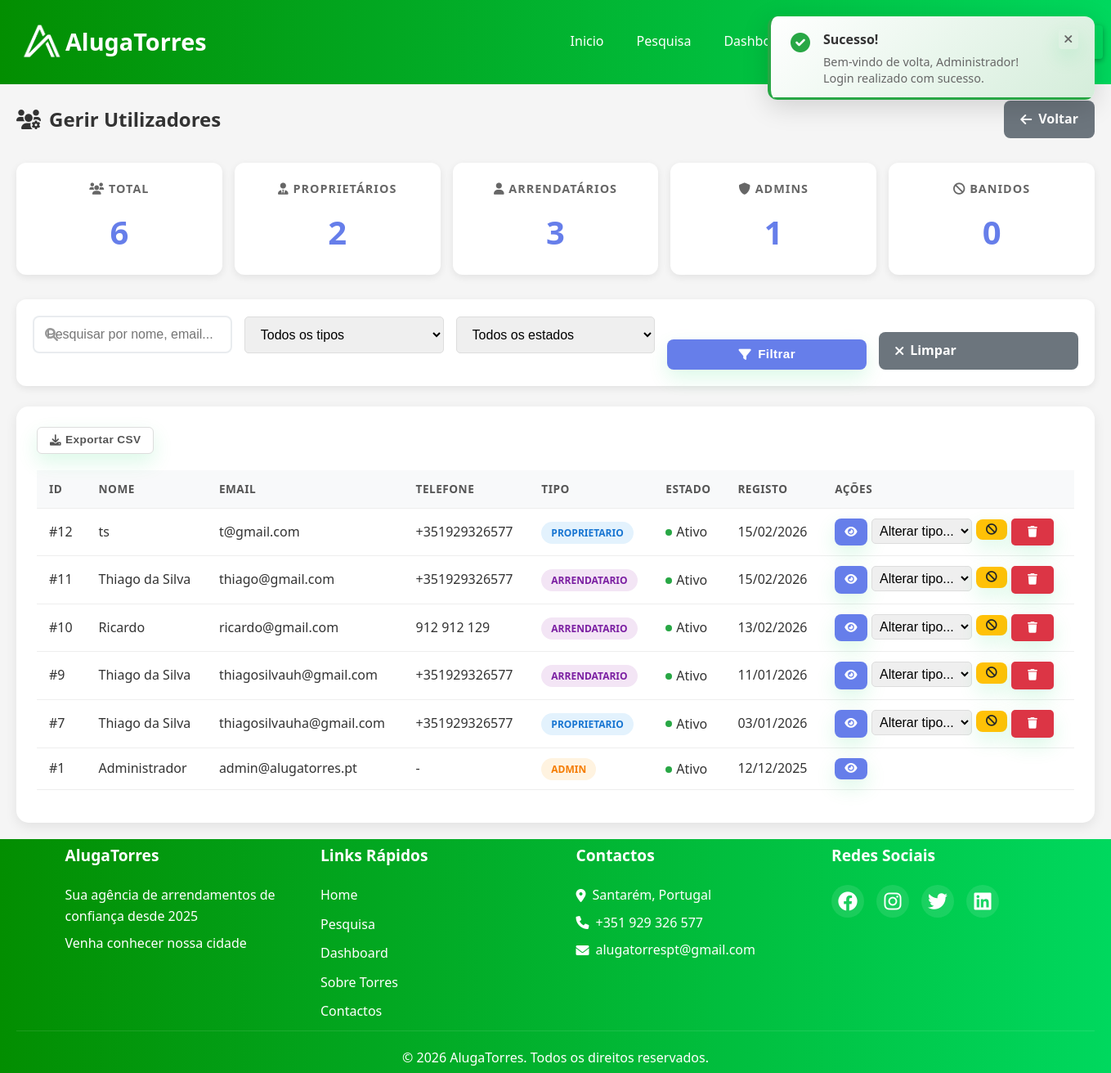
The app's page /admin/utilizadores.php?refreshed=1 (signed in) with its own data.
### tables this page shows
CREATE TABLE `utilizadores` (
  `id` int(11) NOT NULL,
  `utilizador` varchar(100) NOT NULL,
  `email` varchar(255) NOT NULL,
  `palavrapasse_hash` varchar(255) NOT NULL,
  `tipo_utilizador` enum('proprietario','arrendatario','admin') DEFAULT 'arrendatario',
  `telefone` varchar(20) DEFAULT NULL,
  `morada` text DEFAULT NULL,
  `nif` varchar(20) DEFAULT NULL,
  `data_registro` datetime DEFAULT current_timestamp(),
  `ultimo_login` datetime DEFAULT NULL,
  `ativo` tinyint(1) DEFAULT 1,
  `foto_perfil` varchar(255) DEFAULT NULL COMMENT 'Caminho da foto de perfil do utilizador'
);

### backend/check_admin.php (called while the page is built, shortened)
<?php
$admin_id = $_SESSION['user_id'];

### admin/utilizadores.php (the view, shortened to what this page needs)
<?php
require_once __DIR__ . '/../backend/check_admin.php';
$search = $_GET['search'] ?? '';
$where = [];
$params = [];
$types = '';
$where_clause = !empty($where) ? 'WHERE ' . implode(' AND ', $where) : '';
$por_pagina = 20;
$pagina = max(1, intval($_GET['pagina'] ?? 1));
$offset = ($pagina - 1) * $por_pagina;
$count_sql = "SELECT COUNT(*) as total FROM utilizadores $where_clause";
$stmt = $conn->prepare($count_sql);
$stmt->execute();
$total_result = $stmt->get_result()->fetch_assoc();
$total_utilizadores = $total_result['total'];
$sql = "SELECT * FROM utilizadores $where_clause ORDER BY data_registro DESC LIMIT ? OFFSET ?";
$stmt = $conn->prepare($sql);
$params[] = $por_pagina;
$params[] = $offset;
$types .= 'ii';
$stmt->bind_param($types, ...$params);
$stmt->execute();
$utilizadores = $stmt->get_result();
$stats = [];
$result = $conn->query("SELECT COUNT(*) as total FROM utilizadores WHERE tipo_utilizador = 'proprietario'");
$stats['proprietarios'] = $result->fetch_assoc()['total'];
$result = $conn->query("SELECT COUNT(*) as total FROM utilizadores WHERE tipo_utilizador = 'arrendatario'");
$stats['arrendatarios'] = $result->fetch_assoc()['total'];
$result = $conn->query("SELECT COUNT(*) as total FROM utilizadores WHERE tipo_utilizador = 'admin'");
$stats['admins'] = $result->fetch_assoc()['total'];
$result = $conn->query("SELECT COUNT(*) as total FROM utilizadores WHERE ativo = 0");
$stats['banidos'] = $result->fetch_assoc()['total'];
?>
<!DOCTYPE html>
<html lang="pt">
<head>
    <link rel="stylesheet" href="https://cdnjs.cloudflare.com/ajax/libs/font-awesome/6.0.0/css/all.min.css">
    <link rel="stylesheet" href="../style/style.css">
    <link rel="stylesheet" href="admin_style.css">
</head>
<body>
    <?php include '../header.php'; ?>
    <main class="admin-main">
        <div class="page-header">
            <h2><i class="fas fa-users-cog"></i> Gerir Utilizadores</h2>
            <div class="page-actions">
                <a href="index.php" class="btn btn-secondary"><i class="fas fa-arrow-left"></i> Voltar</a>
            </div>
        </div>
        <div class="stats-row">
            <div class="stat-detail-card">
                <h4><i class="fas fa-users"></i> Total</h4>
                <p class="big-number"><?php echo number_format($total_utilizadores); ?></p>
            </div>
            <div class="stat-detail-card">
                <h4><i class="fas fa-user-tie"></i> Proprietários</h4>
                <p class="big-number"><?php echo number_format($stats['proprietarios']); ?></p>
            </div>
            <div class="stat-detail-card">
                <h4><i class="fas fa-user"></i> Arrendatários</h4>
                <p class="big-number"><?php echo number_format($stats['arrendatarios']); ?></p>
            </div>
            <div class="stat-detail-card">
                <h4><i class="fas fa-shield-alt"></i> Admins</h4>
                <p class="big-number"><?php echo number_format($stats['admins']); ?></p>
            </div>
            <div class="stat-detail-card">
                <h4><i class="fas fa-ban"></i> Banidos</h4>
                <p class="big-number"><?php echo number_format($stats['banidos']); ?></p>
            </div>
        </div>
        <div class="filters-section">
            <form class="filters-form" method="GET">
                <div class="form-group search-box">
                    <i class="fas fa-search"></i>
                    <input type="text" name="search" class="form-control" placeholder="Pesquisar por nome, email..." value="<?php echo htmlspecialchars($search); ?>">
                </div>
                <div class="form-group">
                    <select name="tipo" class="form-control">
                        <option value="">Todos os tipos</option>
                    </select>
                </div>
                <div class="form-group">
                    <select name="estado" class="form-control">
                        <option value="">Todos os estados</option>
                    </select>
                </div>
                <button type="submit" class="btn btn-primary"><i class="fas fa-filter"></i> Filtrar</button>
                <a href="utilizadores.php" class="btn btn-secondary"><i class="fas fa-times"></i> Limpar</a>
            </form>
        </div>
        <div class="admin-card">
            <div class="export-buttons">
                <button class="export-btn" onclick="exportTableToCSV('utilizadores.csv')">
                    <i class="fas fa-download"></i> Exportar CSV
                </button>
            </div>
            <table class="admin-table" id="utilizadoresTable">
                <thead>
                    <tr>
                        <th>ID</th>
                        <th>Nome</th>
                        <th>Email</th>
                        <th>Telefone</th>
                        <th>Tipo</th>
                        <th>Estado</th>
                        <th>Registo</th>
                        <th>Ações</th>
                    </tr>
                </thead>
                <tbody>
                    <?php while ($user = $utilizadores->fetch_assoc()): ?>
                        <tr>
                            <td>#<?php echo $user['id']; ?></td>
                            <td><?php echo htmlspecialchars($user['utilizador']); ?></td>
                            <td><?php echo htmlspecialchars($user['email']); ?></td>
                            <td><?php echo htmlspecialchars($user['telefone'] ?? '-'); ?></td>
                            <td>
                                <span class="badge badge-<?php echo $user['tipo_utilizador']; ?>">
                                    <?php echo ucfirst($user['tipo_utilizador']); ?>
                                </span>
                            </td>
                            <td>
                                <?php if (isset($user['ativo']) && $user['ativo'] == 0): ?>
                                    <span class="status-indicator">
                                        <span class="status-dot inactive"></span> Banido
                                    </span>
                                <?php else: ?>
                                    <span class="status-indicator">
                                        <span class="status-dot active"></span> Ativo
                                    </span>
                                <?php endif; ?>
                            </td>
                            <td><?php echo date('d/m/Y', strtotime($user['data_registro'])); ?></td>
                            <td>
                                <div style="display: flex; gap: 5px;">
                                    <button class="btn btn-sm btn-primary" onclick="verDetalhes(<?php echo $user['id']; ?>)">
                                        <i class="fas fa-eye"></i>
                                    </button>
                                    <?php if ($user['id'] !== $admin_id): ?>
                                        <form method="POST" style="display: inline;" onsubmit="return confirm('Tem certeza?');">
                                            <select name="novo_tipo" onchange="this.form.submit()" class="form-control" style="width: auto; display: inline; padding: 5px;">
                                                <option value="">Alterar tipo...</option>
                                            </select>
                                        </form>
                                        <?php if (isset($user['ativo']) && $user['ativo'] == 0): ?>
                                            <form method="POST" style="display: inline;" onsubmit="return confirm('Desbanir este utilizador?');">
                                                <input type="hidden" name="acao" value="desbanir">
                                                <input type="hidden" name="user_id" value="<?php echo $user['id']; ?>">
                                                <button type="submit" class="btn btn-sm btn-success">
                                                    <i class="fas fa-check"></i>
                                                </button>
                                            </form>
                                        <?php else: ?>
                                            <form method="POST" style="display: inline;" onsubmit="return confirm('Banir este utilizador?');">
                                                <button type="submit" class="btn btn-sm btn-warning">
                                                    <i class="fas fa-ban"></i>
                                                </button>
                                            </form>
                                        <?php endif; ?>
                                        <form method="POST" style="display: inline;" onsubmit="return confirm('ELIMINAR permanentemente?');">
                                            <button type="submit" class="btn btn-sm btn-danger">
                                                <i class="fas fa-trash"></i>
                                            </button>
                                        </form>
                                    <?php endif; ?>
                                </div>
                            </td>
                        </tr>
                    <?php endwhile; ?>
                </tbody>
            </table>
        </div>
    </main>
    <?php include '../footer.php'; ?>
</body>
</html>

### admin/admin_style.css (style rules this page uses)
.admin-main { max-width: 1400px; margin: 0 auto; padding: 20px; min-height: calc(100vh - 200px); }
.stats-row { display: grid; grid-template-columns: repeat(auto-fit, minmax(200px, 1fr)); gap: 15px; margin-bottom: 30px; }
.stat-detail-card { background: white; border-radius: 12px; padding: 20px; text-align: center; box-shadow: 0 3px 10px rgba(0, 0, 0, 0.08); }
.stat-detail-card h4 { margin: 0 0 10px 0; color: #666; font-size: 0.9rem; text-transform: uppercase; letter-spacing: 1px; }
.stat-detail-card .big-number { margin: 0; font-size: 2.5rem; font-weight: bold; color: #667eea; }
.admin-card { background: white; border-radius: 15px; padding: 25px; box-shadow: 0 5px 15px rgba(0, 0, 0, 0.08); }
.admin-table { width: 100%; border-collapse: collapse; margin-bottom: 15px; }
.admin-table th, .admin-table td { padding: 12px 15px; text-align: left; border-bottom: 1px solid #eee; }
.admin-table th { background: #f8f9fa; font-weight: 600; color: #555; font-size: 0.85rem; text-transform: uppercase; letter-spacing: 0.5px; }
.badge { padding: 5px 12px; border-radius: 20px; font-size: 0.75rem; font-weight: 600; text-transform: uppercase; }
.badge-proprietario { background: #e3f2fd; color: #1976d2; }
.badge-arrendatario { background: #f3e5f5; color: #7b1fa2; }
.badge-admin { background: #fff3e0; color: #f57c00; }
.page-header { display: flex; justify-content: space-between; align-items: center; margin-bottom: 30px; flex-wrap: wrap; gap: 15px; }
.page-header h2 { margin: 0; color: #333; display: flex; align-items: center; gap: 10px; }
.page-actions { display: flex; gap: 10px; }
.btn { padding: 10px 20px; border-radius: 8px; border: none; cursor: pointer; font-weight: 600; display: inline-flex; align-items: center; gap: 8px; text-decoration: none; transition: all 0.3s ease; }
.btn-primary { background: #667eea; color: white; }
.btn-danger { background: #dc3545; color: white; }
.btn-warning { background: #ffc107; color: #212529; }
.btn-secondary { background: #6c757d; color: white; }
.btn-sm { padding: 6px 12px; font-size: 0.85rem; }
.filters-section { background: white; border-radius: 12px; padding: 20px; margin-bottom: 25px; box-shadow: 0 3px 10px rgba(0, 0, 0, 0.08); }
.filters-form { display: grid; grid-template-columns: repeat(auto-fit, minmax(200px, 1fr)); gap: 15px; align-items: end; }
.form-group { margin-bottom: 0; }
.form-control { width: 100%; padding: 10px 15px; border: 2px solid #e0e0e0; border-radius: 8px; font-size: 0.95rem; transition: border-color 0.3s ease; }
.search-box { position: relative; }
.search-box i { position: absolute; left: 15px; top: 50%; transform: translateY(-50%); color: #999; }
.search-box input { padding-left: 40px; }
.status-indicator { display: inline-flex; align-items: center; gap: 5px; }
.status-dot { width: 8px; height: 8px; border-radius: 50%; }
.status-dot.active { background: #28a745; }
.export-buttons { display: flex; gap: 10px; margin-bottom: 20px; }
.export-btn { padding: 8px 15px; border-radius: 6px; border: 1px solid #ddd; background: white; color: #555; cursor: pointer; font-size: 0.85rem; display: flex; align-items: center; gap: 5px; transition: all 0.3s ease; }

### records on screen
utilizadores: id "12", utilizador "ts", email "t@gmail.com", telefone "+351929326577", tipo_utilizador "PROPRIETARIO", ativo 1 (drawn), data_registro "15/02/2026"
utilizadores: id "11", utilizador "Thiago da Silva", email "thiago@gmail.com", telefone "+351929326577", tipo_utilizador "ARRENDATARIO", ativo 1 (drawn), data_registro "15/02/2026"
utilizadores: id "10", utilizador "Ricardo", email "ricardo@gmail.com", telefone "912 912 129", tipo_utilizador "ARRENDATARIO", ativo 1 (drawn), data_registro "13/02/2026"
utilizadores: id "9", utilizador "Thiago da Silva", email "thiagosilvauh@gmail.com", telefone "+351929326577", tipo_utilizador "ARRENDATARIO", ativo 1 (drawn), data_registro "11/01/2026"
utilizadores: id "7", utilizador "Thiago da Silva", email "thiagosilvauha@gmail.com", telefone "+351929326577", tipo_utilizador "PROPRIETARIO", ativo 1 (drawn), data_registro "03/01/2026"
utilizadores: id "1", utilizador "Administrador", email "admin@alugatorres.pt", telefone "-", tipo_utilizador "ADMIN", ativo 1 (drawn), data_registro "12/12/2025"

### other values on screen
$_SESSION['user'] "Administrador"
$total_utilizadores "6"
$stats['proprietarios'] "2"
$stats['arrendatarios'] "3"
$stats['admins'] "1"
$stats['banidos'] "0"
